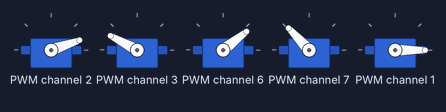
This program was run on a simulated Raspberry Pi (BCM pin numbers). Shown: 5 × servo. Servo angles are drawn from the pulse width (0.5 ms = 0°, 2.5 ms = 180°). At 1.6 s the program stops and its outputs stay as they are.

Above: at 0.05 s.
At 0.4 s:
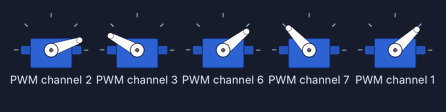
Timing chart, 0 to 3.0 s (numbered marks = the images above):
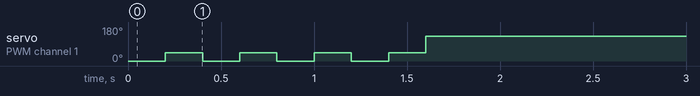

Measured:
- by itself, servo on PWM channel 1: repeats every 0.40 s: 0° 0.20 s, 43° 0.20 s, until it stays 131° from 1.6 s

The program:

wave1.py
```python
import time
from adafruit_pca9685 import PCA9685
import board

# Initialize the PCA9685 controller
i2c_bus = board.I2C()
pca = PCA9685(i2c_bus)
pca.frequency = 50  # Set PWM frequency to 50 Hz

# Define min and max pulse lengths for SG90 servo (in microseconds)
SERVO_MIN = 500
SERVO_MAX = 2400


def s(channel, angle):
    if(channel%2!=0):
        pulse = SERVO_MIN + (angle / 180) * (SERVO_MAX - SERVO_MIN)
    else:
        pulse = SERVO_MIN + ((180-angle) / 180) * (SERVO_MAX - SERVO_MIN)

    pca.channels[(channel-1)].duty_cycle = int(pulse * 65536 / 20000)

def ud(i,j,s,a):
    j=j+(2*a);
    i=i+(4*a);
    a=a*10;
    while(i<=84 and i>=20):
        set_servo_angle(4, i)
        set_servo_angle1(5, i)
        i=i+a;
        while(j<=42 and j>=20):

            set_servo_angle(0, j)
            set_servo_angle1(1, j)
            j=j+a;
        time.sleep(s);

# Function to set servo angle
def set_servo_angle(channel, angle):
    pulse1 = SERVO_MIN + (angle / 180) * (SERVO_MAX - SERVO_MIN)
    pulse2 = SERVO_MIN + ((180-angle) / 180) * (SERVO_MAX - SERVO_MIN)
    pca.channels[channel].duty_cycle = int(pulse1 * 65536 / 20000)  # Convert pulse width to PCA9685 duty cycle
    pca.channels[channel+3].duty_cycle = int(pulse2 * 65536 / 20000)

def set_servo_angle1(channel, angle):
    pulse1 = SERVO_MIN + (angle / 180) * (SERVO_MAX - SERVO_MIN)
    pulse2 = SERVO_MIN + ((180-angle) / 180) * (SERVO_MAX - SERVO_MIN)
    pca.channels[channel].duty_cycle = int(pulse2 * 65536 / 20000)  # Convert pulse width to PCA9685 duty cycle
    pca.channels[channel+1].duty_cycle = int(pulse1 * 65536 / 20000)

def sit():
    ud(84,42,0.2,1)
    s(3,20)
    s(4,20)
    s(7,40)
    s(8,40)

def wave():
    sit()
    i=0
    while (i<=3):
        s(2,180)
        time.sleep(0.2)
        s(2,135)
        time.sleep(0.2)
        i=i+1
    s(2,42)

def main():
    s=0.2;
    wave()


if __name__ == "__main__":
    main()
```
